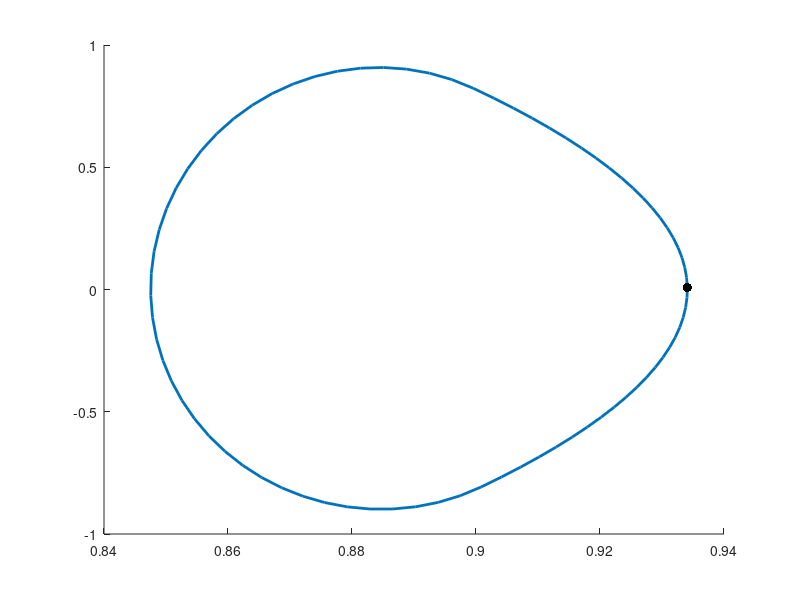
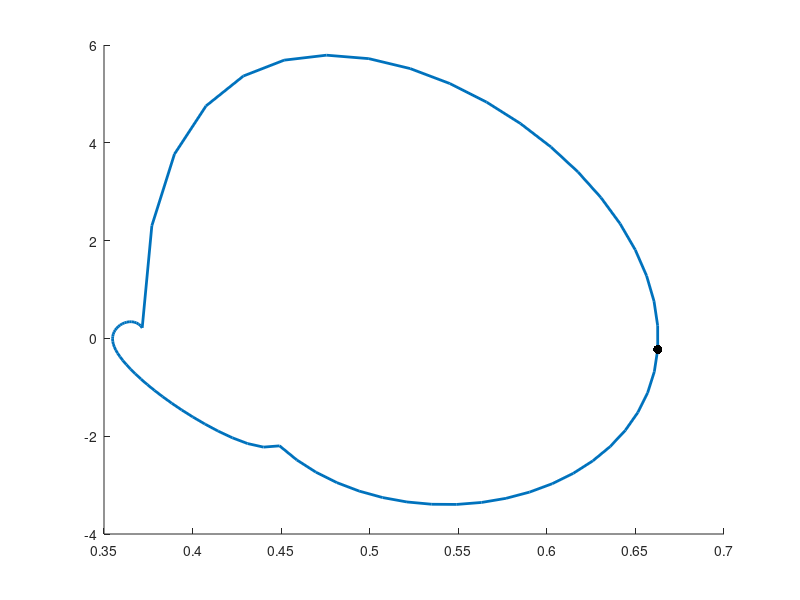

Source code (MATLAB) for these figures, in order: (Note: this script raises an error after producing the figures.)
clc; clear all; close all;

%load solution
load('strict1_.mat')

[ap,i] = min(abs(x_sol(5,41:end)));
i = i + 40;
x0 = [0;x_sol(2:end,i)]';
x0 = x_sol(:,1)';

%limit cycle
figure; hold on
plot(x_sol(2,:),x_sol(5,:),'color','#0072BD','linewidth',2)
plot(x_sol(2,i),x_sol(5,i),'.','color','k','markersize',20)
figure; hold on
plot(x_sol(3,:),x_sol(6,:),'color','#0072BD','linewidth',2)
plot(x_sol(3,i),x_sol(6,i),'.','color','k','markersize',20)

%calculate dP and eigenvalues

% poincare(x0,a_sol,b_sol,T_fl_sol+T_st_sol)
% x0

epsilon = 1e-5;
dP = [];

for i = 2:6
    r = zeros(1,6);
    r(i) = epsilon;
    df = (poincare(x0+r,a_sol,b_sol,T_fl_sol+T_st_sol) - poincare(x0-r,a_sol,b_sol,T_fl_sol+T_st_sol))...
        /(2.*epsilon);
    dP(i-1,:) = df(2:6);
end

dP
eig(dP)
    

function [P, x_full, te] = poincare(x0, a, b, T)

% Parameters
global L0 l0 l1 M m_B m_L g c_phi d1 c_theta d2 c1 t_apex offset;
L0=1; M=80; g=9.81;
l0 = .6*L0;                     %lower leg length
l1 = .4*L0;                     %upper leg length
m_L = .32*M;                    %leg mass
m_B = M-m_L;                    %rest of body mass
c_phi = 750;                    %Nm/rad
d1 = 2*sqrt(c_phi*m_L);
c_theta = 1000;
d2 = 2*sqrt(c_theta*m_L);
c1 = 20 * 1000;

opts_flight = odeset('Events', @guard_flight);
opts_stance = odeset('Events', @guard_stance);
opts_apex = odeset('Events', @guard_apex);
step_width=.001;
x_full = [];
t_full = [];

% t_apex = x0(5)/g;
% tspan = 0:step_width:4.0;
% 
% [tout, xout, te, xe, ie] = ode45(@(t,x)mode2st(t,x,a,b,T), tspan, x0, opts_flight);
% x_full = [x_full; xout];
% t_full = [t_full; tout];

tspan = 0:step_width:4.0;
offset = x0(1) + L0 * sin(x0(3));
% x0 = xe';

[tout, xout, te, xe, ie] = ode45(@(t,x)mode1st(t,x,a,b,T,offset), tspan, x0, opts_stance);
x_full = [x_full; xout];
t_full = [t_full; tout];

t_apex = te+xe(5)/g;
tspan = te:step_width:4.0;
x0 = xe';

[tout, xout, te, xe, ie] = ode45(@(t,x)mode2st(t,x,a,b,T), tspan, x0, opts_flight);
x_full = [x_full; xout];
t_full = [t_full; tout];

% figure;plot(x_full(:,1),x_full(:,2))
% figure;plot(x_full(:,2),x_full(:,5))
% figure;plot(x_full(:,3),x_full(:,6))

% figure;plot(t_full,x_full(:,3))
% figure;plot(t_full,x_full(:,5))

P = xe;
end